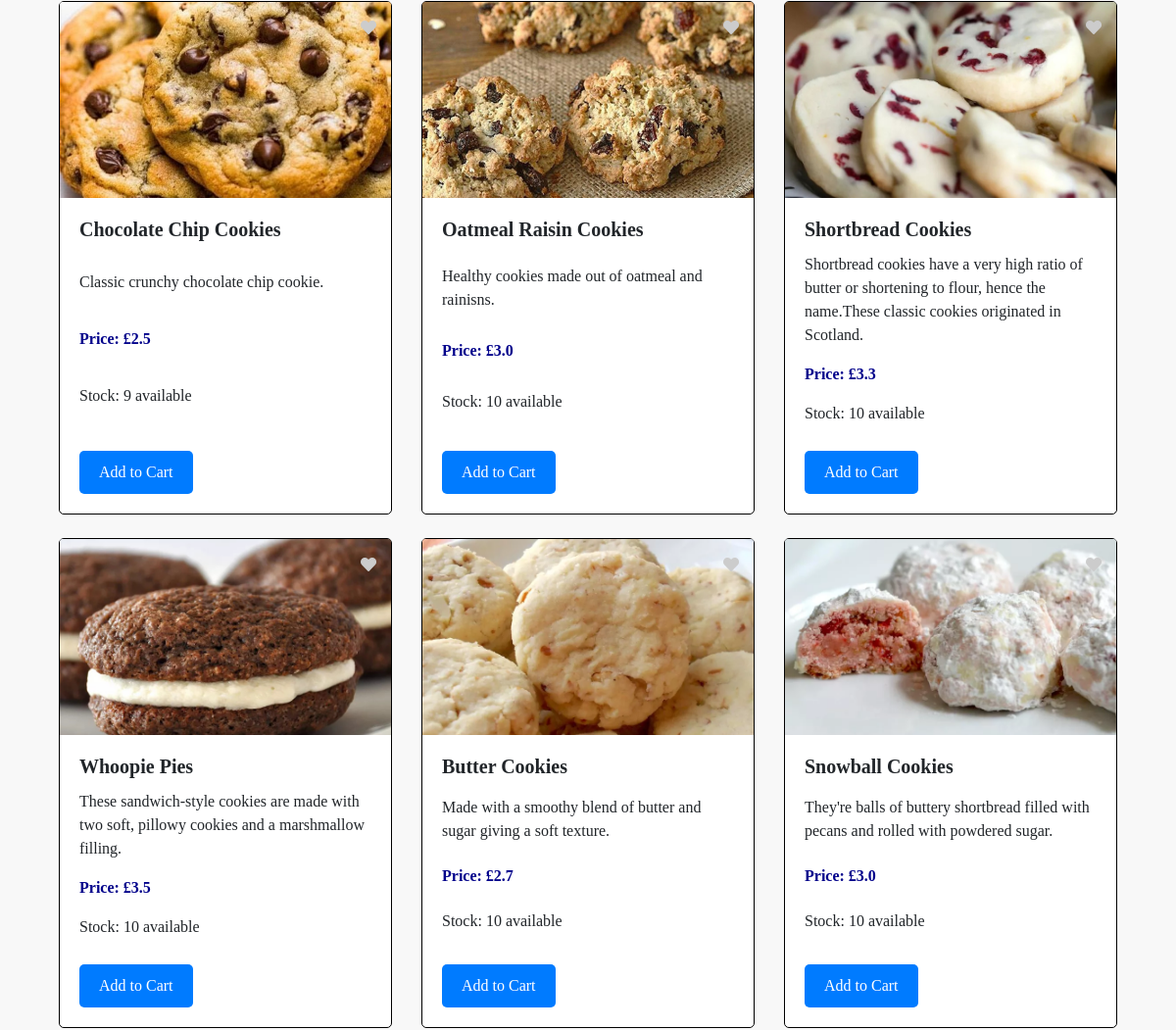
/cookies (middle part), run on an earlier commit of the app's database.
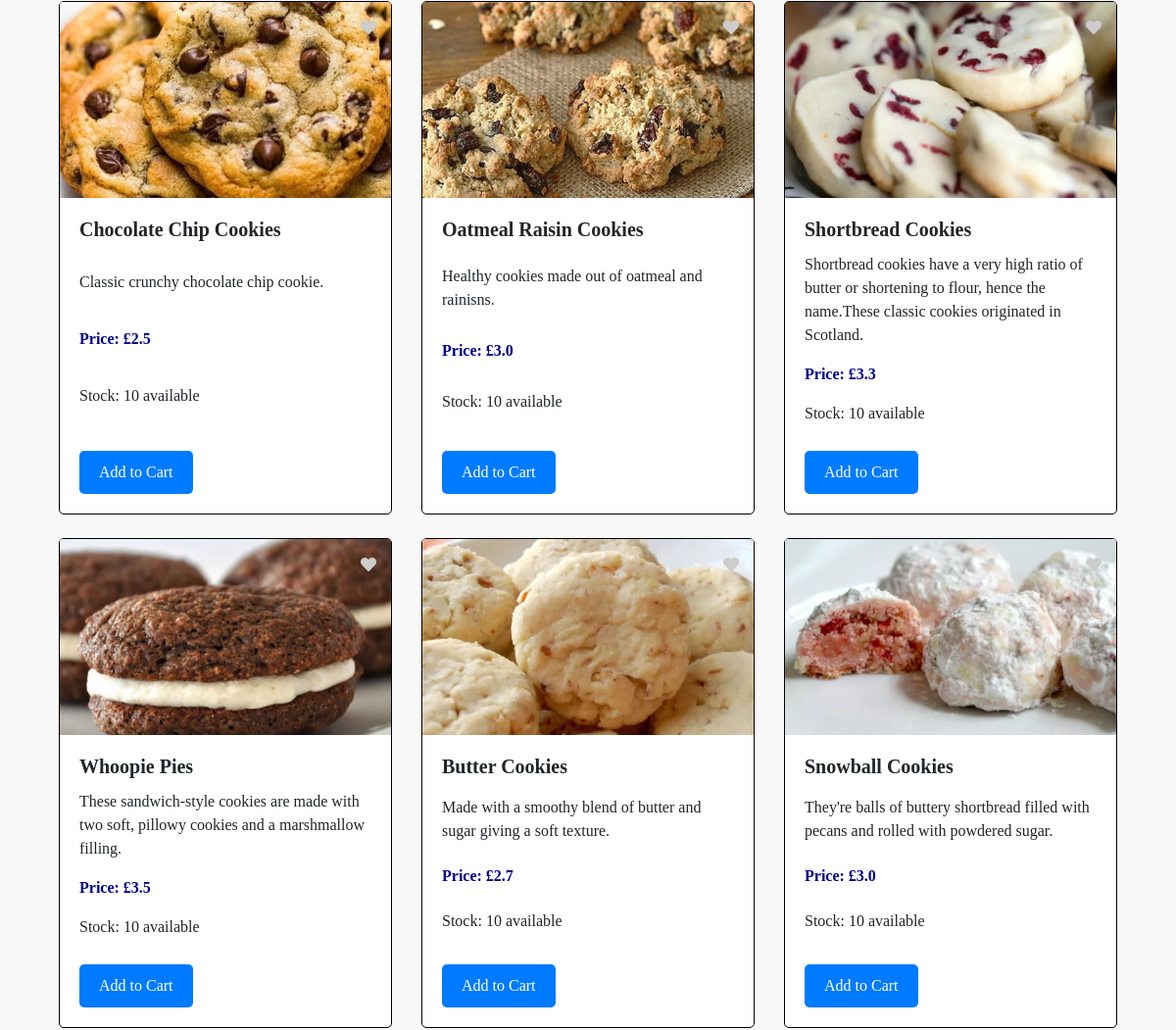
And on a later commit of the database.
### app/models.py (models this page shows, shortened)
class Product(db.Model):
    id = db.Column(db.Integer, primary_key=True)
    name = db.Column(db.String(100), nullable=False)
    description = db.Column(db.Text, nullable=False)
    price = db.Column(db.Float, nullable=False)
    category = db.Column(db.String(50), nullable=False)  # 'Cake', 'Cookie', 'Chocolate', 'Desserts'.
    image = db.Column(db.String(225), nullable=False)
    stock = db.Column(db.Integer, nullable=False, default=0)  # Stock quantity

### app/views.py (the view)
@app.route('/cookies')
def cookies():
    sort_option = request.args.get('sort')
    query = request.args.get('query', '').strip().lower()
    cookies_query = Product.query.filter_by(category='Cookie')
    if query:
        cookies_query = cookies_query.filter(Product.name.ilike(f'%{query}%'))
    if sort_option == 'lowest_to_highest':
        cookies_query = cookies_query.order_by(Product.price.asc())
    elif sort_option == 'highest_to_lowest':
        cookies_query = cookies_query.order_by(Product.price.desc())
    elif sort_option == 'A_to_Z':
        cookies_query = cookies_query.order_by(Product.name.asc())
    cookies = cookies_query.all()
    return render_template('cookies.html', products=cookies, query=query)

### app/views.py (called while the page is built)
@app.before_request
def initialize_cart():
    if 'cart' not in session:
        session['cart'] = {}

@app.context_processor
def inject_cart_quantity():
    if current_user.is_authenticated:
        total_quantity = db.session.query(
            db.func.sum(CartItem.quantity)
        ).filter_by(user_id=current_user.id).scalar() or 0
    else:
        cart = session.get('cart', {})
        total_quantity = sum(item['quantity'] for item in cart.values())
    return dict(cart_total_quantity=total_quantity)

### app/templates/cookies.html (shortened to what this page needs)
{% extends "base.html" %}
{% block content %}
<div class="container">
  <div class="row">
    {% for product in products %}
    <div class="col-md-4 mb-4">
      <div class="card">
        <div class="position-relative">
          <img src="{{ url_for('static', filename=product.image) }}" class="card-img-top" alt="{{ product.name }}">
         <a href="javascript:void(0);"
         class="like-button position-absolute"
         style="top: 10px; right: 10px;"
         data-product-id="{{ product.id }}"
         onclick="addToWishlist(this)">
         <i class="fas fa-heart"></i>
      </a>
        </div>
        <div class="card-body">
          <h5 class="card-title"><strong>{{ product.name }}</strong></h5>
          <p class="card-text">{{ product.description }}</p>
          <p class="text-primary font-weight-bold">Price: £{{ product.price }}</p>
          <p>Stock: {% if product.stock > 0 %} {{ product.stock }} available {% else %} Out of stock {% endif %}</p>
          <div class="d-flex justify-content-between">
            {% if product.stock > 0 %}
            <a href="javascript:void(0);" onclick="document.getElementById('addToCartForm{{ product.id }}').submit();" class="btn btn-primary">Add to Cart</a>
            {% else %}
            <button class="btn btn-primary" disabled>Add to Cart</button>
            {% endif %}
          </div>
        </div>
      </div>
    </div>
    {% endfor %}
  </div>
</div>
{% endblock %}

What changed in the data, as far as the page shows it:
changed Product "Chocolate Chip Cookies": stock "9" → "10"
